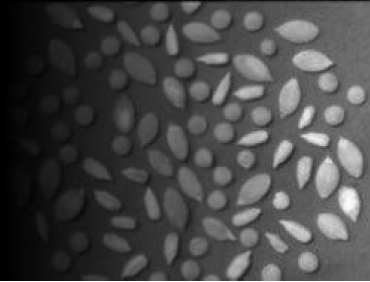
#> input picture assign1/grain.png, 370 x 282 px
$ python 3.py
#> lines starting #> are read from the running program, lines starting #| are printed output that depends on the picture
import matplotlib.pyplot as plt
import matplotlib.image as mpimg

VMAX = 255
VMIN = 0

class Image:
    def __init__(self, filename):
        # numpy ndarray
#> called with filename = 'grain.png'
        self.img = mpimg.imread(filename)
#> self.img is the input picture: shape (282, 370) float32; min 0, max 1, mean 0.282
        self.norm = self.img.shape[0] * self.img.shape[1]
#> self.norm = 104340
        self.low = self.img.min()
#> self.low = 0
        self.high = self.img.max()
#> self.high = 1
        #print (type(self.img))

    def scaleImg(self):
        self.scaled = []
        for x in range(self.img.shape[0]):
            self.scaled.append([])
            for y in range(self.img.shape[1]):
                inten = int(round(self.img[x][y] * (VMAX - VMIN) + VMIN))
                self.scaled[x].append(inten)
#> after the loop, self.scaled = 282 items

    def addImg(self):
        self.add = []
        for x in range(self.img.shape[0]):
            self.add.append([])
            for y in range(self.img.shape[1]):
                inten = (self.histScaled[x][y] + self.histEqual[x][y]) // 2
                self.add[x].append(inten)

    # H = 70
    # L = 0
    # MAX = 110
    def histScal(self):
        self.histScaled = []
        H = 80
        L = 0
        #MAX = 110
        MAX = 180
        for x in range(self.img.shape[0]):
            self.histScaled.append([])
            for y in range(self.img.shape[1]):
                if (self.scaled[x][y] >= H):
                    #inten = VMAX * (self.scaled[x][y] - H)
                    #inten = inten // (VMAX - H)
                    self.histScaled[x].append(max(MAX, self.scaled[x][y]))
                    continue
                inten = MAX * (self.scaled[x][y] - L)
                inten = inten // (H - L)
                self.histScaled[x].append(self.scaled[x][y] + MAX)

    def equlHist(self):
        freq = [0.0 for i in range(VMAX + 1)]
        self.histEqual = []
        for x in range(self.img.shape[0]):
            self.histEqual.append([])
            for y in range(self.img.shape[1]):
                self.histEqual[x].append(0)
                inten = self.scaled[x][y]
                freq[inten] += 1.0
#> after the loop, freq = 256 values, max 1142 at index 0, min 0 at index 254, mean 407.6; self.histEqual = 282 items

        for val in range(VMAX + 1):
            if val:
                freq[val] = freq[val - 1] + freq[val] / self.norm
            else:
                freq[val] /= self.norm
#> after the loop, freq = 256 values from 0.0109 to 1
        #print(freq[VMAX])
        for x in range(self.img.shape[0]):
            for y in range(self.img.shape[1]):
                inten = self.scaled[x][y]
                self.histEqual[x][y] = int(round(freq[inten] * (VMAX - VMIN) + VMIN))

        #print(freq)


def plot(img):
    imgplot = plt.imshow(img, cmap='gray')
    plt.show()
def save(img, filename):
    plt.imsave(filename+'.png', img, cmap='gray')

def histogram(img):
    xx = [i for i in range(VMAX + 1)]
    yy = [0 for i in range(VMAX + 1)]
    for row in img:
        for col in row:
            yy[col] += 1
            #print (yy)
    plt.bar(xx, yy)
    plt.show()

if __name__ == "__main__":
    img = Image('grain.png')
    img.scaleImg()
    #print(img.low, img.high)
    img.equlHist()
    img.histScal()
#> after the loop in histScal, `for x in range(self.img.shape[0]):`: self.histScaled = 282 items
    img.addImg()
    # [8 lines of commented-out code are left out]

    save(img.scaled, "original")
    save(img.histEqual, "histogram-equalized")
#> call 2 of save, with filename = 'histogram-equalized'
#> in save (call 2), `plt.imsave(filename+'.png', img, cmap='gray')`:
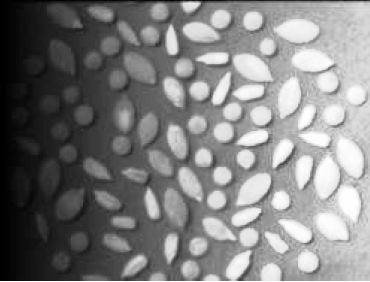
#> saved as histogram-equalized.png: shape (282, 370, 3); min 0, max 255, mean 126.8
    save(img.histScaled, "contrast-stretched")
#> call 3 of save, with filename = 'contrast-stretched'
#> in save (call 3), `plt.imsave(filename+'.png', img, cmap='gray')`:
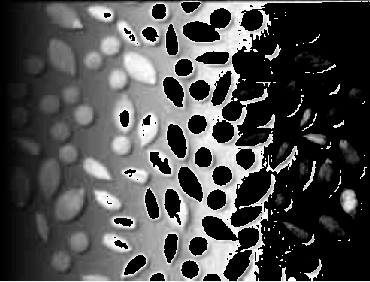
#> saved as contrast-stretched.png: shape (282, 370, 3); min 0, max 255, mean 77
    save(img.add, "addition")
#> call 4 of save, with filename = 'addition'
#> in save (call 4), `plt.imsave(filename+'.png', img, cmap='gray')`:
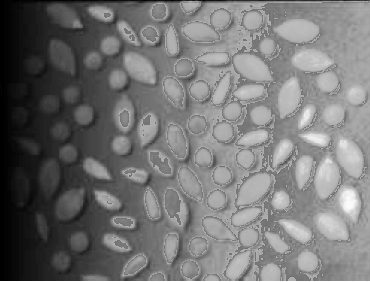
#> saved as addition.png: shape (282, 370, 3); min 0, max 255, mean 116.3
